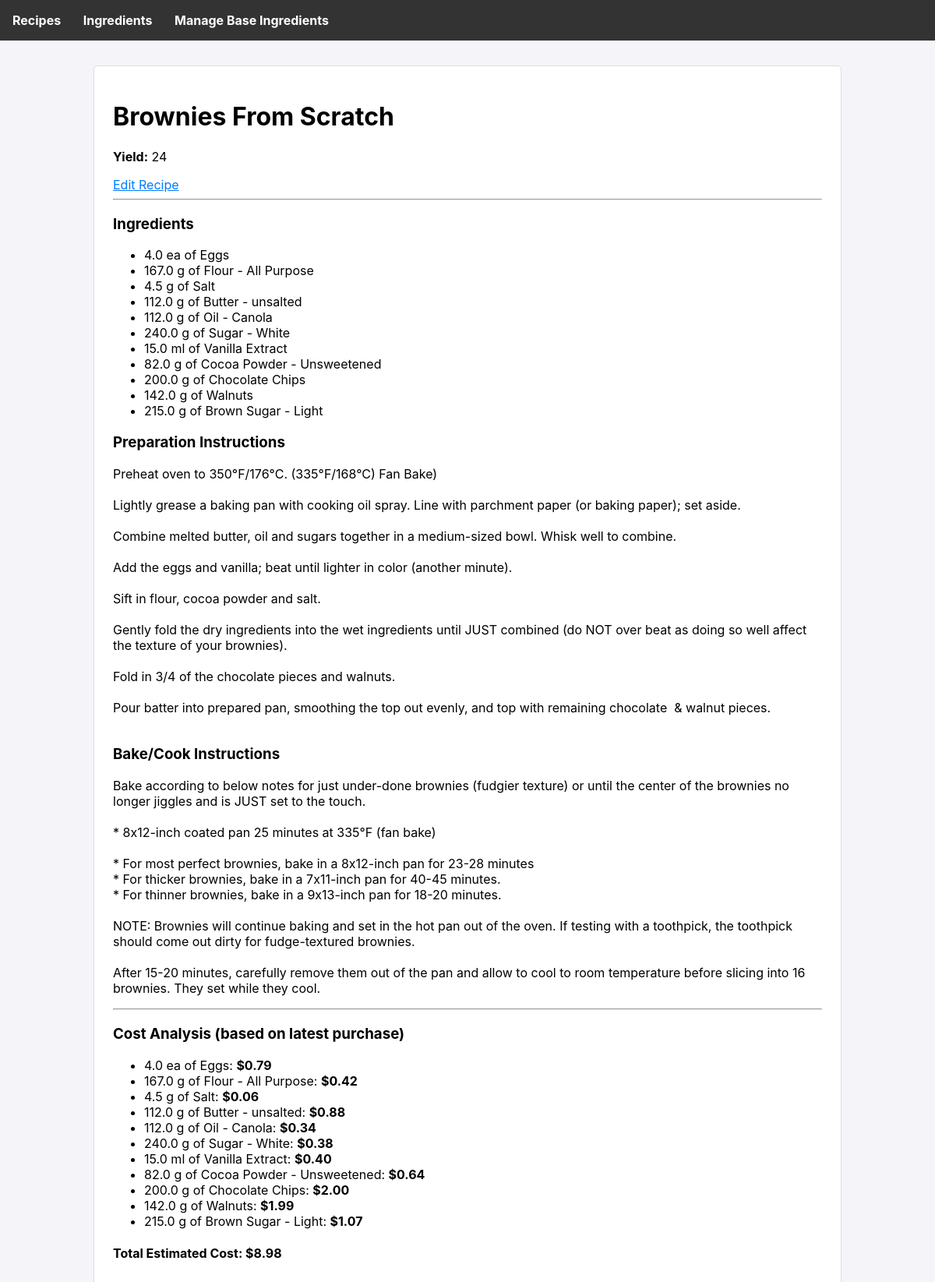
The page /recipe/2 on the database as committed earlier.
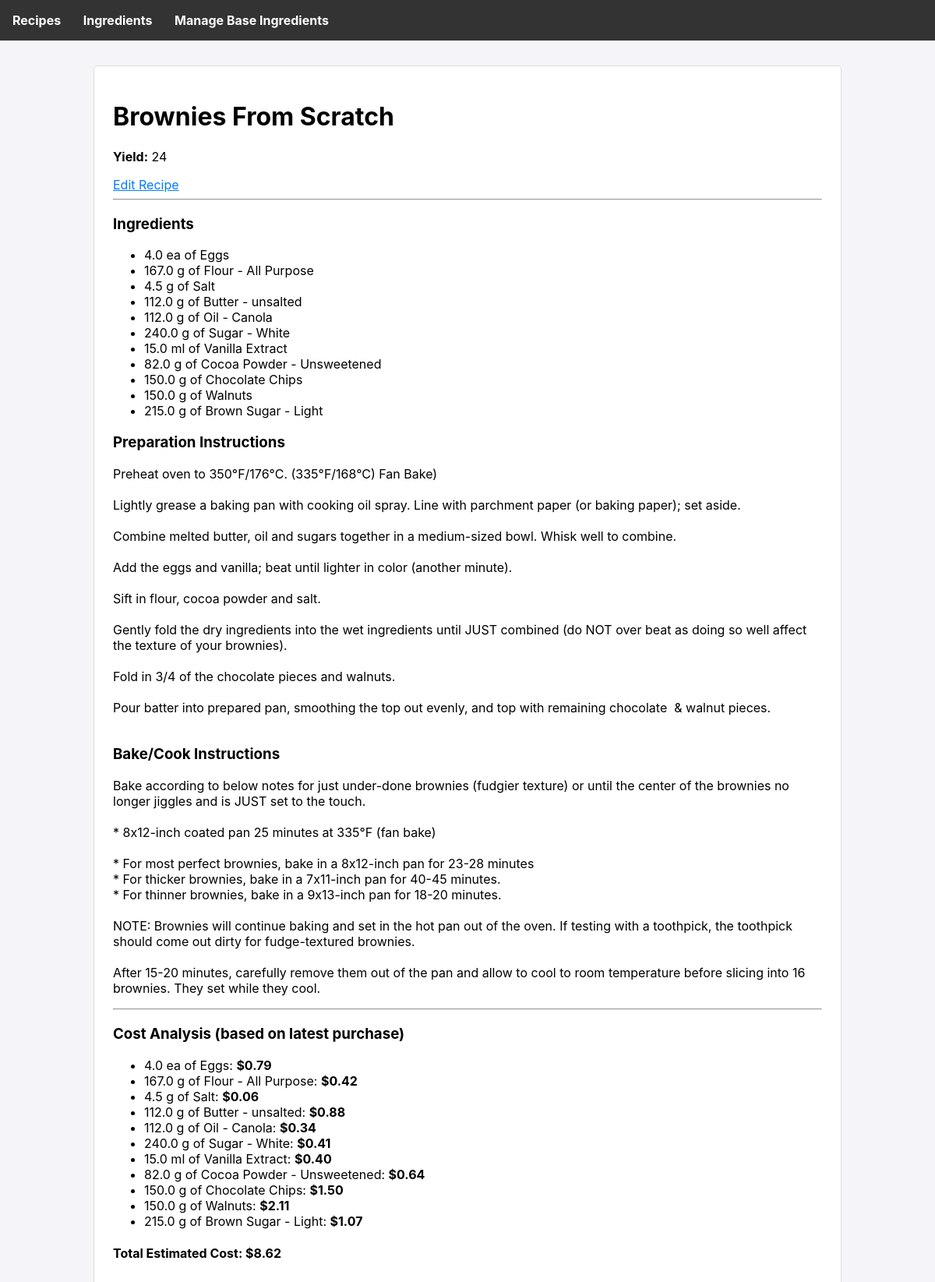
The same page on the database as committed later.
### tables this page shows
CREATE TABLE recipe_ingredients (
        recipe_id INTEGER NOT NULL,
        ingredient_id INTEGER NOT NULL,
        amount_needed REAL NOT NULL,
        unit_needed TEXT NOT NULL,
        PRIMARY KEY (recipe_id, ingredient_id),
        FOREIGN KEY (recipe_id) REFERENCES recipes (id),
        FOREIGN KEY (ingredient_id) REFERENCES ingredients (id)
    );

CREATE TABLE ingredients (
        id INTEGER PRIMARY KEY AUTOINCREMENT,
        name TEXT UNIQUE NOT NULL
    , density_g_ml REAL);

### app.py (the view)
@app.route('/recipe/<int:recipe_id>')
def recipe_detail(recipe_id):
    db = get_db()
    recipe = db.execute('SELECT * FROM recipes WHERE id = ?', (recipe_id,)).fetchone()
    ingredients = db.execute('''
        SELECT i.name, ri.amount_needed, ri.unit_needed
        FROM recipe_ingredients ri
        JOIN ingredients i ON ri.ingredient_id = i.id
        WHERE ri.recipe_id = ?
    ''', (recipe_id,)).fetchall()
    cost_info = calculate_recipe_cost(recipe_id)
    return render_template('recipe_detail.html', recipe=recipe, ingredients=ingredients, cost_info=cost_info)

### app.py (called while the page is built)
def get_db():
    if 'db' not in g:
        g.db = sqlite3.connect(DATABASE)
        g.db.row_factory = sqlite3.Row
    return g.db

### templates/recipe_detail.html
{% extends 'base.html' %}
{% block content %}
    <div class="card">
        <h1>{{ recipe.name }}</h1>
        <p><strong>Yield:</strong> {{ recipe.yield }}</p>
        <a href="{{ url_for('edit_recipe', recipe_id=recipe.id) }}">Edit Recipe</a>
        <hr>
        <h3>Ingredients</h3>
        <ul>
            {% for ingredient in ingredients %}
            <li>{{ ingredient.amount_needed }} {{ ingredient.unit_needed }} of {{ ingredient.name }}</li>
            {% endfor %}
        </ul>
        <h3>Preparation Instructions</h3>
        <p style="white-space: pre-wrap;">{{ recipe.preparation_instructions }}</p>
        <h3>Bake/Cook Instructions</h3>
        <p style="white-space: pre-wrap;">{{ recipe.bake_instructions }}</p>
        <hr>
        <h3>Cost Analysis (based on latest purchase)</h3>
        <ul>
            {% for item in cost_info.breakdown %}
            <li>{{ item.name }}: <strong>${{ item.cost }}</strong> {% if item.note %}({{item.note}}){% endif %}</li>
            {% endfor %}
        </ul>
        <h4><strong>Total Estimated Cost: ${{ '%.2f'|format(cost_info.total) }}</strong></h4>
    </div>
{% endblock %}```

Rows that differ between the two databases and show on the page:
changed recipe_ingredients "Chocolate Chips": amount_needed "200.0" → "150.0"
changed recipe_ingredients "Walnuts": amount_needed "142.0" → "150.0"
Other text that changed with them:
{{ '%.2f'|format(cost_info.total) }}: "8.98" → "8.62"
new list line: "240.0 g of Sugar - White : $ 0.41"
new list line: "150.0 g of Chocolate Chips : $ 1.50"
new list line: "150.0 g of Walnuts : $ 2.11"
list line gone: "240.0 g of Sugar - White : $ 0.38"
list line gone: "200.0 g of Chocolate Chips : $ 2.00"
list line gone: "142.0 g of Walnuts : $ 1.99"
